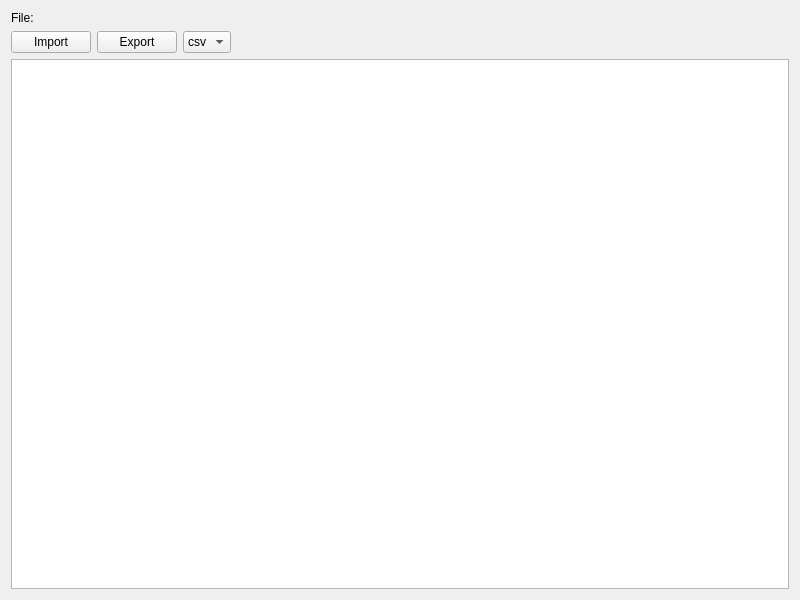
<?xml version="1.0" encoding="UTF-8"?>
<ui version="4.0">
 <class>DataViewer</class>
 <widget class="QWidget" name="DataViewer">
  <property name="geometry">
   <rect>
    <x>0</x>
    <y>0</y>
    <width>800</width>
    <height>600</height>
   </rect>
  </property>
  <property name="windowTitle">
   <string>DataViewer</string>
  </property>
  <layout class="QGridLayout" name="gridLayout">
   <item row="0" column="0">
    <widget class="QLabel" name="labelFile">
     <property name="text">
      <string>File:</string>
     </property>
    </widget>
   </item>
   <item row="1" column="1">
    <widget class="QPushButton" name="pbtnExport">
     <property name="text">
      <string>Export</string>
     </property>
    </widget>
   </item>
   <item row="1" column="0">
    <widget class="QPushButton" name="pbtnImport">
     <property name="text">
      <string>Import</string>
     </property>
    </widget>
   </item>
   <item row="0" column="1" colspan="5">
    <widget class="QLabel" name="lFilePath">
     <property name="text">
      <string/>
     </property>
    </widget>
   </item>
   <item row="2" column="0" colspan="6">
    <widget class="QTableWidget" name="twData"/>
   </item>
   <item row="1" column="3">
    <spacer name="horizontalSpacer">
     <property name="orientation">
      <enum>Qt::Horizontal</enum>
     </property>
     <property name="sizeHint" stdset="0">
      <size>
       <width>40</width>
       <height>20</height>
      </size>
     </property>
    </spacer>
   </item>
   <item row="1" column="2">
    <widget class="QComboBox" name="cbFileType">
     <item>
      <property name="text">
       <string>csv</string>
      </property>
     </item>
     <item>
      <property name="text">
       <string>tsv</string>
      </property>
     </item>
    </widget>
   </item>
  </layout>
 </widget>
 <resources/>
 <connections/>
</ui>
